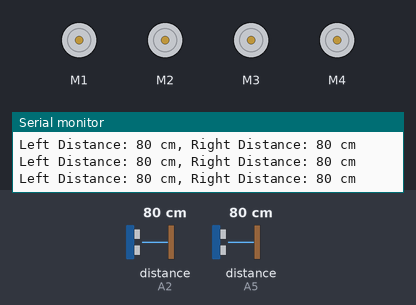
The sketch below on a simulated Arduino Uno, built with avr-gcc and run on an emulated ATmega328P. Parts: 4 × DC motor (green arrow = forward, orange = backward, longer = faster), the last lines printed to the serial monitor. Wiring (inferred from the names in the program): 2 × ultrasonic range finder: trigger A3, echo A2 / trigger A4, echo A5. Inputs (shaded band) come from the test bench; at power-on: distance to the obstacle (sensors on A2, A5) 80 cm. The echo pulse lasts 58.3 µs per cm.

Above: at 1.2 s.
1.3 s: distance to the obstacle (sensor on A2) set to 2 cm
At 2.5 s:
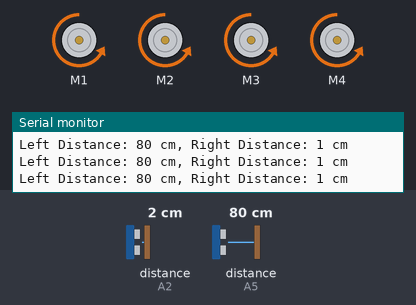
2.8 s: distance to the obstacle (sensor on A5) set to 16 cm
4.3 s: distance to the obstacle (sensor on A5) set to 12 cm
At 4.8 s:
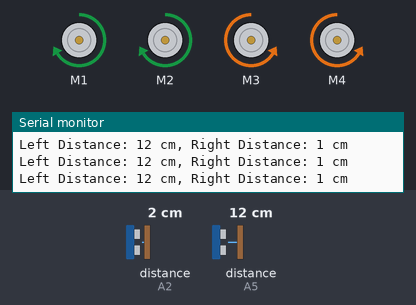
5.8 s: distance to the obstacle (sensor on A2) set to 5 cm
8.8 s: distance to the obstacle (sensor on A2) set to 8 cm
At 10.0 s:
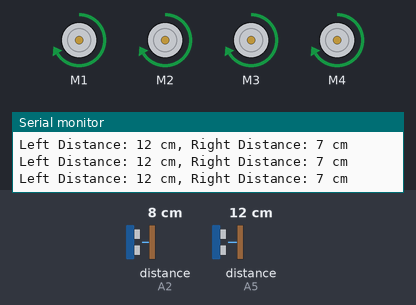
10.3 s: distance to the obstacle (sensor on A5) set to 2 cm
At 11.5 s:
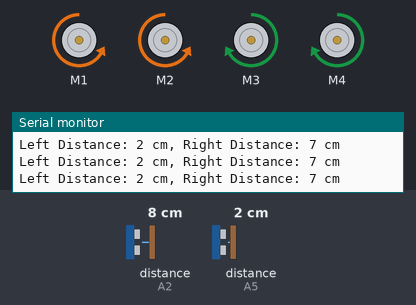
Timing chart, 0 to 12.8 s (numbered marks = the images above; inputs shaded):
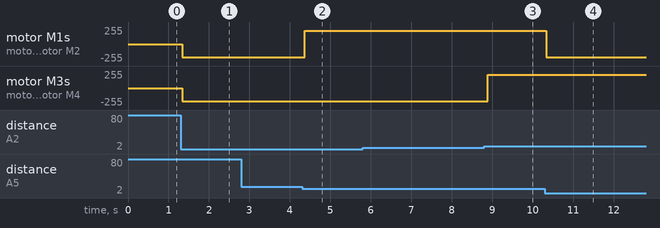

Measured:
- the behaviour switches between 15 and 14 cm on distance to the obstacle (sensor on A5) (found by bisection; images 1 and 2)
- the behaviour switches between 6 and 7 cm on distance to the obstacle (sensor on A2) (found by bisection; images 2 and 3)
- after the input at 1.3 s, motor M1–4: stopped → backward 200/255 at once
- after the input at 4.3 s, motor M1, motor M2: backward 200/255 → forward 200/255 after 0.07 s
- after the input at 8.8 s, motor M3, motor M4: backward 200/255 → forward 200/255 after 0.09 s
- after the input at 10.3 s, motor M1, motor M2: forward 200/255 → backward 200/255 at once

The sketch:

Ultra_Sonic_Sensor.ino
```cpp
#include <AFMotor.h>

AF_DCMotor Motor1(1);  // Motor connected to M1
AF_DCMotor Motor2(2);  // Motor connected to M2
AF_DCMotor Motor3(3);  // Motor connected to M3
AF_DCMotor Motor4(4);  // Motor connected to M4

int echoLeft = A2;      // Echo Pin for left ultrasonic sensor
int trigLeft = A3;      // Trig Pin for left ultrasonic sensor
int echoFront = A5;     // Echo Pin for right ultrasonic sensor
int trigFront = A4;     // Trig Pin for right ultrasonic sensor

   // Delay in milliseconds before stopping motors (3 seconds in this example)

void setup() {
  Serial.begin(9600);
  pinMode(trigLeft, OUTPUT);
  pinMode(echoLeft, INPUT);
  pinMode(trigFront, OUTPUT);
  pinMode(echoFront, INPUT);

  // Set initial motor speeds
  Motor1.setSpeed(0);
  Motor2.setSpeed(0);
  Motor3.setSpeed(0);
  Motor4.setSpeed(0);
  Motor1.run(RELEASE);
  Motor2.run(RELEASE);
  Motor3.run(RELEASE);
  Motor4.run(RELEASE);
}

void loop() {
  int leftDistance, rightDistance;

  // Measure distances
  digitalWrite(trigLeft, LOW);
  delayMicroseconds(2);
  digitalWrite(trigLeft, HIGH);
  delayMicroseconds(10);
  digitalWrite(trigLeft, LOW);
  rightDistance = pulseIn(echoLeft, HIGH) / 58;

  digitalWrite(trigFront, LOW);
  delayMicroseconds(2);
  digitalWrite(trigFront, HIGH);
  delayMicroseconds(10);
  digitalWrite(trigFront, LOW);
  leftDistance = pulseIn(echoFront, HIGH) / 58;

  // Output distances
  Serial.print("Left Distance: ");
  Serial.print(leftDistance);
  Serial.print(" cm, Right Distance: ");
  Serial.print(rightDistance);
  Serial.println(" cm");

  // Adjust speed based on distances
  int speed = 200;
  if (rightDistance > 5 && rightDistance < 25 && leftDistance < 25 && leftDistance > 5) {
    // Obstacle detected in front, go backward
    Motor1.setSpeed(speed);
    Motor2.setSpeed(speed);
    Motor3.setSpeed(speed);
    Motor4.setSpeed(speed);
    Motor1.run(FORWARD);
    Motor2.run(FORWARD);
    Motor3.run(FORWARD);
    Motor4.run(FORWARD);
  } else if (leftDistance < 15 && leftDistance > 4) {
    // Obstacle detected on the left, turn right
    Motor1.setSpeed(speed);
    Motor2.setSpeed(speed);
    Motor3.setSpeed(speed );
    Motor4.setSpeed(speed );
    Motor1.run(FORWARD);
    Motor2.run(FORWARD);
    Motor3.run(BACKWARD);
    Motor4.run(BACKWARD);
  } else if (rightDistance > 4 && rightDistance < 15) {
    // Obstacle detected on the right, turn left
    Motor1.setSpeed(speed );
    Motor2.setSpeed(speed );
    Motor3.setSpeed(speed );
    Motor4.setSpeed(speed );
    Motor1.run(BACKWARD);
    Motor2.run(BACKWARD);
    Motor3.run(FORWARD);
    Motor4.run(FORWARD);
  } else if (leftDistance >= 2 && rightDistance <=4) {
    // Between 4 and 5 cm, go backward
    Motor1.setSpeed(speed);
    Motor2.setSpeed(speed);
    Motor3.setSpeed(speed);
    Motor4.setSpeed(speed);
    Motor1.run(BACKWARD);
    Motor2.run(BACKWARD);
    Motor3.run(BACKWARD);
    Motor4.run(BACKWARD);
  } else {

      Motor1.setSpeed(0);
      Motor2.setSpeed(0);
      Motor3.setSpeed(0);
      Motor4.setSpeed(0);
      Motor1.run(RELEASE);
      Motor2.run(RELEASE);
      Motor3.run(RELEASE);
      Motor4.run(RELEASE);

  }


  delay(100); // Delay for stability
}
```
